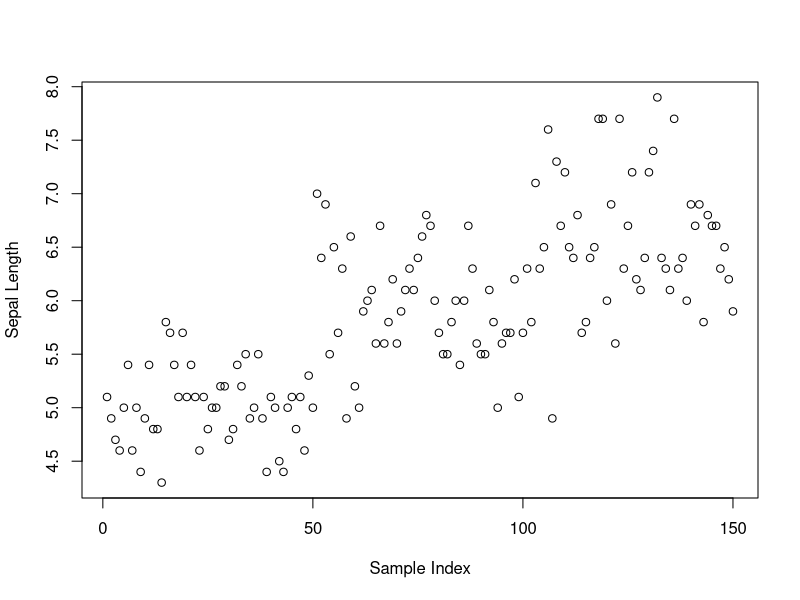
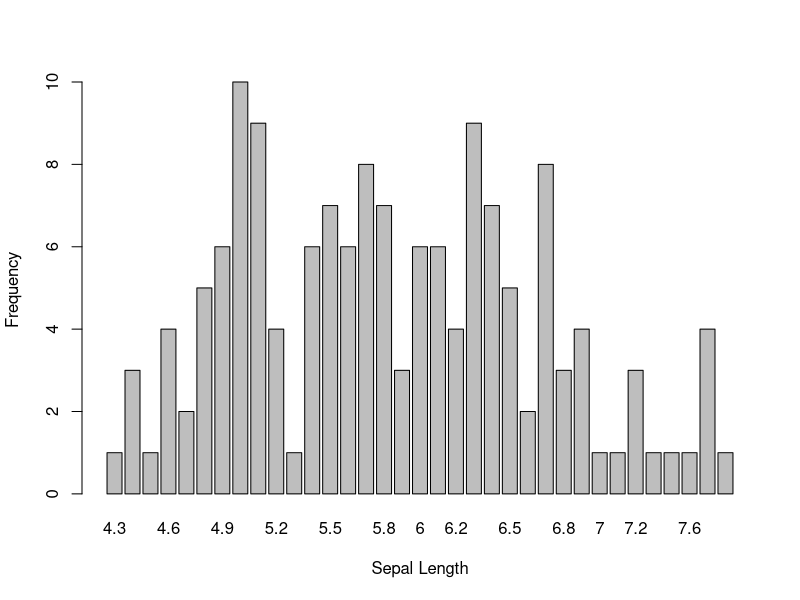
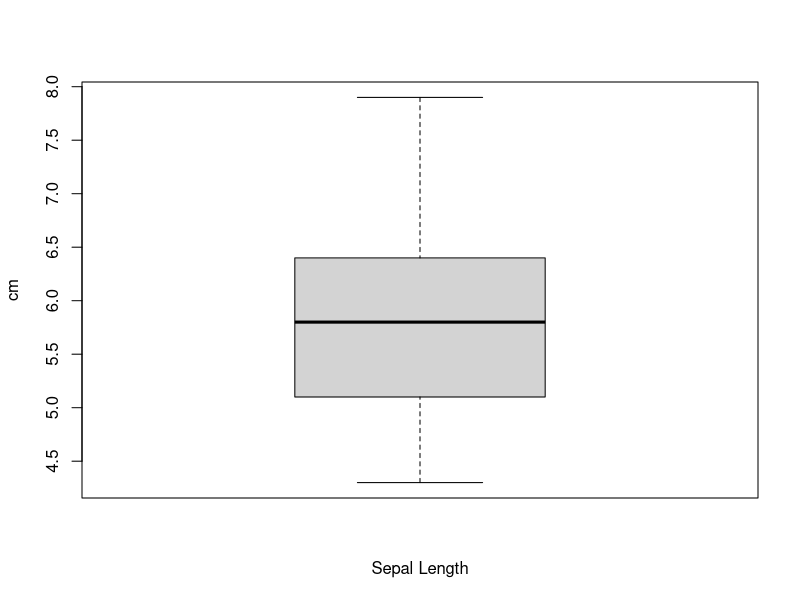

These figures' R source, in order:
data(iris)

plot(iris$Sepal.Length, xlab = "Sample Index", ylab = "Sepal Length")

barplot(table(iris$Sepal.Length), xlab = "Sepal Length", ylab = "Frequency")

boxplot(iris$Sepal.Length, xlab = "Sepal Length", ylab = "cm")
